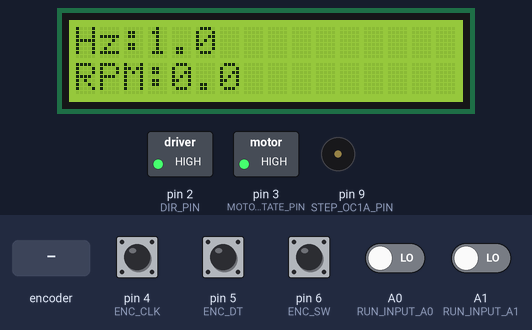
Recording of a sketch running on a simulated Arduino Uno, built with avr-gcc and run on an emulated ATmega328P. Parts: 16×2 character LCD, switched loads named in the sketch (green lamp = pin HIGH), buzzer (waves = sounding). The inputs (shaded band) are chosen by the test bench; at power-on: pin 4 (ENC_CLK), pin 5 (ENC_DT), pin 6 (ENC_SW) HIGH, A0 (RUN_INPUT_A0), A1 (RUN_INPUT_A1) LOW. Pins used as bus, display or sensor lines are not drawn.

Above: at 1.2 s.
1.3 s: A0 (RUN_INPUT_A0) driven HIGH
At 1.77 s:
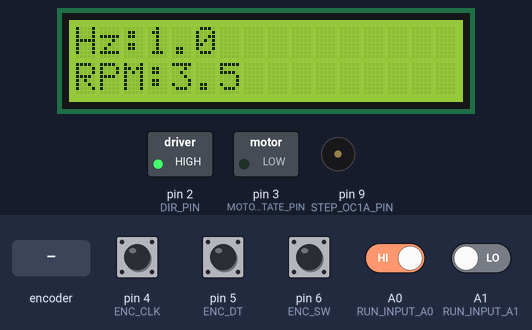
3.0 s: rotary encoder on pin 4 (ENC_CLK) / pin 5 (ENC_DT) turned 2 steps (second pin leading)
At 3.56 s:
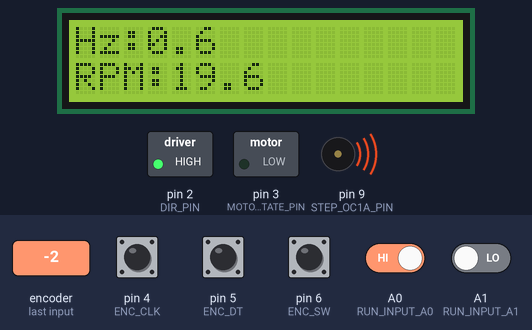
4.9 s: rotary encoder on pin 4 (ENC_CLK) / pin 5 (ENC_DT) turned 1 step (first pin leading)
At 5.48 s:
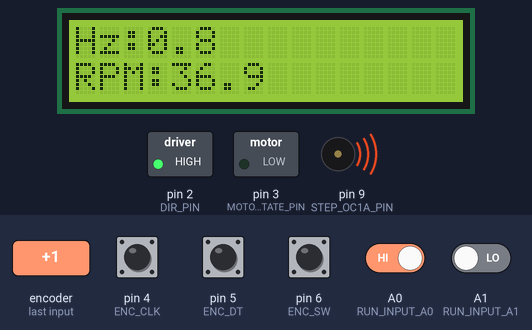
6.6 s: A0 (RUN_INPUT_A0) driven LOW
At 7.5 s:
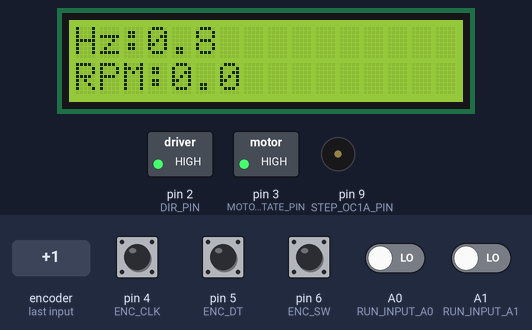
8.2 s: A1 (RUN_INPUT_A1) driven HIGH
At 8.35 s:
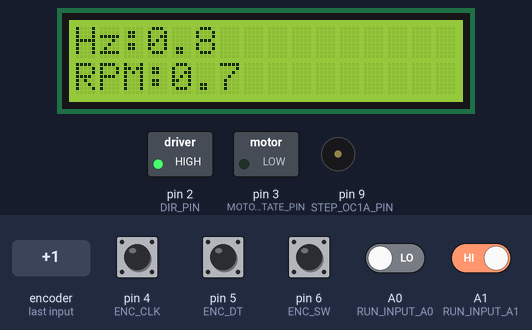
Timing chart, 0 to 10.7 s (numbered marks = the images above; inputs shaded):
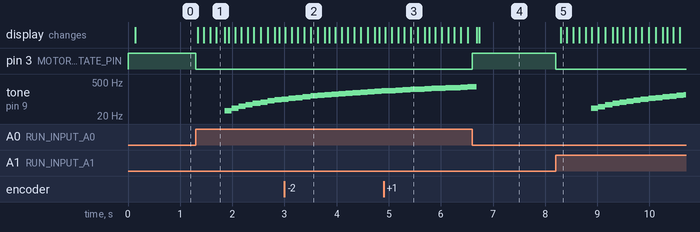

Measured:
- after the input at 1.3 s, pin 3 (MOTOR_STATE_PIN): HIGH → LOW at once; tone on pin 9 (STEP_OC1A_PIN): plays 33 Hz for 0.13 s, 41 Hz for 0.14 s, 50 Hz for 0.13 s, 58 Hz for 0.13 s, 66 Hz for 0.15 s, 75 Hz for 0.14 s … (9 notes in this stretch), starting after 0.55 s; the display: first changes at once (image 1 shows a later state)
- after the input at 6.6 s, pin 3 (MOTOR_STATE_PIN): LOW → HIGH at once; tone on pin 9 (STEP_OC1A_PIN): 314 Hz → silent after 0.09 s
- after the input at 8.2 s, pin 3 (MOTOR_STATE_PIN): HIGH → LOW at once; tone on pin 9 (STEP_OC1A_PIN): plays 41 Hz for 0.14 s, 49 Hz for 0.13 s, 57 Hz for 0.14 s, 66 Hz for 0.14 s, 74 Hz for 0.13 s, 82 Hz for 0.14 s … (14 notes in this stretch), starting after 0.68 s; the display: changes after 0.10 s (image 5)

The sketch:

steppermotor_encoder_lcd_speedramp.ino
```cpp
#include <Wire.h>
#include <LiquidCrystal_I2C.h>
#include <math.h>

// ---------------- Pins ----------------
const uint8_t DIR_PIN       = 2;     // Direction
const uint8_t STEP_OC1A_PIN = 9;     // STEP must be on OC1A (D9) for hardware toggle

// Rotary encoder pins
const uint8_t ENC_CLK = 4;
const uint8_t ENC_DT  = 5;
const uint8_t ENC_SW  = 6;
const uint8_t RUN_INPUT_A0 = A0;      // HIGH = run request
const uint8_t RUN_INPUT_A1 = A1;      // HIGH = run request
const uint8_t MOTOR_STATE_PIN = 3;    // LOW when motor ON, HIGH when motor OFF

// ---------------- LCD ----------------
LiquidCrystal_I2C lcd(0x27, 16, 2);

// ---------------- Motor setup ----------------
const int step_rev  = 400;   // steps per revolution (set to YOUR motor's full-step count)
const int microstep = 1;     // 1 if full-step; 2/4/8/16 if microstepping

// ---------------- Calibration ----------------
// Adjust if needed
const float CLOCK_CORR = 1.002f;   // multiply step frequency by this

// ---------------- Speed control ----------------
const float HZ_STEP = 0.1f;    // encoder step (Hz)
const float HZ_MIN  = 0.0f;
const float HZ_MAX  = 50.0f;   // adjust for your mechanics

// Target vs actual speed (RAMPED)
volatile float targetHz = 1.0f;  // encoder sets this (rotations per second)
float currentHz = 0.0f;          // we ramp this toward targetHz

// Ramp tuning (Hz/s). 1 Hz = 60 RPM
const float ACCEL_HZ_PER_S = 0.15f;   // speed-up rate
const float DECEL_HZ_PER_S = 8.0f;   // slow-down rate (can be higher than accel)

// Ramp update interval (ms)
const uint16_t RAMP_UPDATE_MS = 5;
unsigned long lastRampUpdate = 0;

// Optional: don't rewrite Timer1 for tiny changes
const float APPLY_DEADBAND_HZ = 0.02f;
float lastAppliedHz = -999.0f;

// ---------------- Encoder state ----------------
int lastCLK = HIGH;
unsigned long lastBtnTime = 0;
const unsigned long btnDebounceMs = 200;

// ---------------- LCD throttling ----------------
unsigned long lastLcdUpdate = 0;
const unsigned long lcdIntervalMs = 120;

// ---------------- Timer1 (hardware toggle on OC1A) ----------------
// Output on D9: f_out = F_CPU / ( 2 * prescaler * (1 + OCR1A) )
const uint32_t F_CPU_HZ = 16000000UL;

void timer1EnableToggleOC1A(bool enable) {
  if (enable) {
    // Toggle OC1A on compare match: COM1A0=1, COM1A1=0
    TCCR1A = (TCCR1A & ~(_BV(COM1A1))) | _BV(COM1A0);
  } else {
    // Disconnect OC1A
    TCCR1A &= ~(_BV(COM1A1) | _BV(COM1A0));
    digitalWrite(STEP_OC1A_PIN, LOW);
  }
}

void timer1SetupBase() {
  pinMode(STEP_OC1A_PIN, OUTPUT);
  digitalWrite(STEP_OC1A_PIN, LOW);

  TCCR1A = 0;
  TCCR1B = 0;
  TCNT1  = 0;

  // CTC mode (WGM12 = 1)
  TCCR1B |= _BV(WGM12);

  // Prescaler set dynamically below
  timer1EnableToggleOC1A(false);
}

void setPrescalerBits(uint16_t presc) {
  // Clear CS12..CS10
  TCCR1B &= ~(_BV(CS12) | _BV(CS11) | _BV(CS10));
  switch (presc) {
    case 1:    TCCR1B |= _BV(CS10); break;
    case 8:    TCCR1B |= _BV(CS11); break;
    case 64:   TCCR1B |= _BV(CS11) | _BV(CS10); break;
    case 256:  TCCR1B |= _BV(CS12); break;
    case 1024: TCCR1B |= _BV(CS12) | _BV(CS10); break;
  }
}

// Return true if OCR fits; output rounded OCR to ocrOut
bool computeOCR1A(uint32_t presc, float fout, uint16_t &ocrOut) {
  if (fout < 0.1f) fout = 0.1f; // guard
  float ocr = (float)F_CPU_HZ / (2.0f * (float)presc * fout) - 1.0f;
  if (ocr < 1.0f || ocr > 65535.0f) return false;
  ocrOut = (uint16_t)(ocr + 0.5f);
  return true;
}

// Choose prescaler for BEST RESOLUTION (fine -> coarse):
// prefer the smallest prescaler that yields a valid OCR in range and fairly large (>=~50).
void setStepFrequencyAuto(float f_step) {
  if (f_step <= 0.0f) {
    timer1EnableToggleOC1A(false);
    return;
  }

  const uint16_t prescList[] = {1, 8, 64, 256, 1024};   // fine -> coarse
  const uint16_t MIN_OCR_TARGET = 50;                   // aim for good resolution
  uint16_t chosenPresc = 1024;
  uint16_t chosenOCR   = 65535;
  bool ok = false;

  // First pass: pick first prescaler giving OCR >= MIN_OCR_TARGET
  for (uint8_t i = 0; i < sizeof(prescList)/sizeof(prescList[0]); ++i) {
    uint16_t ocr;
    if (computeOCR1A(prescList[i], f_step, ocr)) {
      if (ocr >= MIN_OCR_TARGET) {
        chosenPresc = prescList[i];
        chosenOCR   = ocr;
        ok = true;
        break;
      }
    }
  }

  // Second pass: if none had OCR >= target, pick the finest that still fits [1..65535]
  if (!ok) {
    for (uint8_t i = 0; i < sizeof(prescList)/sizeof(prescList[0]); ++i) {
      uint16_t ocr;
      if (computeOCR1A(prescList[i], f_step, ocr)) {
        chosenPresc = prescList[i];
        chosenOCR   = ocr;
        ok = true;
        break;
      }
    }
  }

  // If still no fit (extreme frequencies), clamp to fastest reasonable
  if (!ok) {
    chosenPresc = 1;
    chosenOCR   = 1;
  }

  setPrescalerBits(chosenPresc);
  OCR1A = chosenOCR;
  timer1EnableToggleOC1A(true);
}

// Apply rotational frequency (Hz = rps) -> step frequency with calibration
// NOTE: this applies to TIMER only (does NOT store the user's target)
void applyHzToTimer(float hz_rps) {
  if (hz_rps <= 0.0f) {
    timer1EnableToggleOC1A(false);
    return;
  }

  // f_step = Hz * steps/rev * microstep
  float f_step = hz_rps * (float)step_rev * (float)microstep;

  // Apply board clock calibration so actual matches display
  f_step *= CLOCK_CORR;

  setStepFrequencyAuto(f_step);
}

float computeRPM(float hz_rps) {
  return hz_rps * 60.0f; // 1 Hz = 60 RPM
}

void setup() {
  pinMode(DIR_PIN, OUTPUT);
  digitalWrite(DIR_PIN, HIGH); // choose direction

  pinMode(ENC_CLK, INPUT_PULLUP);
  pinMode(ENC_DT,  INPUT_PULLUP);
  pinMode(ENC_SW,  INPUT_PULLUP);
  pinMode(RUN_INPUT_A0, INPUT);
  pinMode(RUN_INPUT_A1, INPUT);
  pinMode(MOTOR_STATE_PIN, OUTPUT);
  digitalWrite(MOTOR_STATE_PIN, HIGH);
  lastCLK = digitalRead(ENC_CLK);

  lcd.init();
  lcd.backlight();
  lcd.clear();

  timer1SetupBase();

  // Start from standstill and ramp up to target when running
  currentHz = 0.0f;
  lastAppliedHz = -999.0f;
  lastRampUpdate = millis();

  applyHzToTimer(0.0f);
}

void loop() {
  // --- Encoder rotation: +/-0.1 Hz per detent (sets TARGET only) ---
  int clkState = digitalRead(ENC_CLK);
  if (clkState != lastCLK) {
    if (digitalRead(ENC_DT) != clkState) targetHz += HZ_STEP;
    else                                 targetHz -= HZ_STEP;

    if (targetHz < HZ_MIN) targetHz = HZ_MIN;
    if (targetHz > HZ_MAX) targetHz = HZ_MAX;

    targetHz = roundf(targetHz * 10.0f) / 10.0f;  // keep single decimal
    lastCLK = clkState;
  }

  // --- Optional encoder button read (reserved for future use) ---
  if (digitalRead(ENC_SW) == LOW) {
    unsigned long now = millis();
    if (now - lastBtnTime > btnDebounceMs) {
      lastBtnTime = now;
    }
  }

  // --- A0/A1 control run/stop ---
  // ON if A0 or A1 is HIGH; OFF only when both are LOW
  bool runCommanded = (digitalRead(RUN_INPUT_A0) == HIGH) || (digitalRead(RUN_INPUT_A1) == HIGH);
  digitalWrite(MOTOR_STATE_PIN, runCommanded ? LOW : HIGH);

  // --- Ramp currentHz toward targetHz (or 0 when stopped) ---
  unsigned long now = millis();
  if (now - lastRampUpdate >= RAMP_UPDATE_MS) {
    float dt = (now - lastRampUpdate) / 1000.0f;
    lastRampUpdate = now;

    float desired = (runCommanded ? targetHz : 0.0f);
    float diff = desired - currentHz;

    if (diff > 0.0f) {
      float stepUp = ACCEL_HZ_PER_S * dt;
      if (diff > stepUp) currentHz += stepUp;
      else               currentHz  = desired;
    } else if (diff < 0.0f) {
      float stepDown = DECEL_HZ_PER_S * dt;
      if (-diff > stepDown) currentHz -= stepDown;
      else                  currentHz  = desired;
    }

    // Apply only if changed enough
    if (fabs(currentHz - lastAppliedHz) >= APPLY_DEADBAND_HZ) {
      applyHzToTimer(currentHz);
      lastAppliedHz = currentHz;
    }
  }

  // --- LCD update (throttled) ---
  if (now - lastLcdUpdate >= lcdIntervalMs) {
    lastLcdUpdate = now;

    // Show target as Hz, current as RPM (change if you prefer)
    float rpm = computeRPM(currentHz);

    lcd.setCursor(0, 0);
    lcd.print("Hz:");
    lcd.print(targetHz, 1);
    lcd.print("   "); // clear tail

    lcd.setCursor(0, 1);
    lcd.print("RPM:");
    lcd.print(rpm, 1);
    lcd.print("   "); // clear tail
  }
}
```
